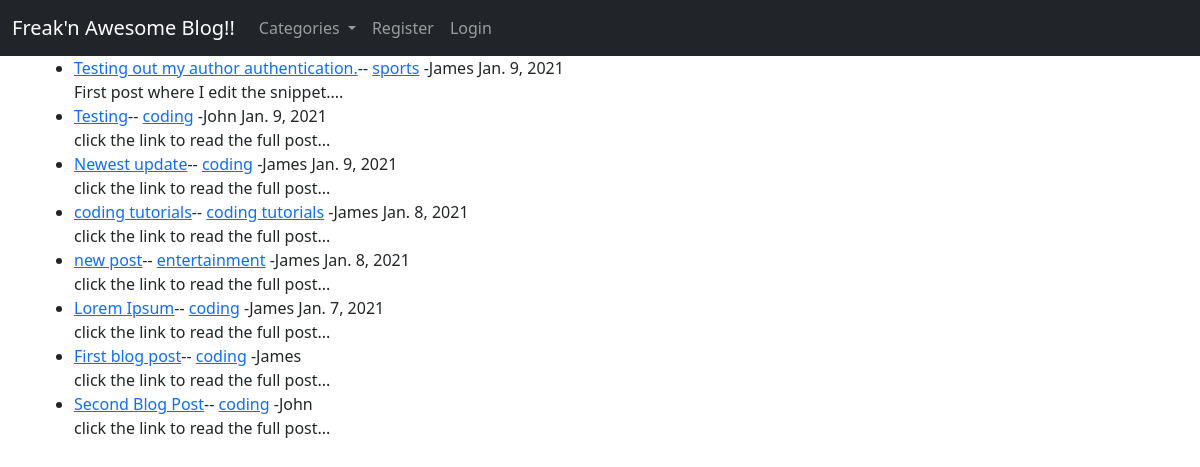
The app's page /, older data.
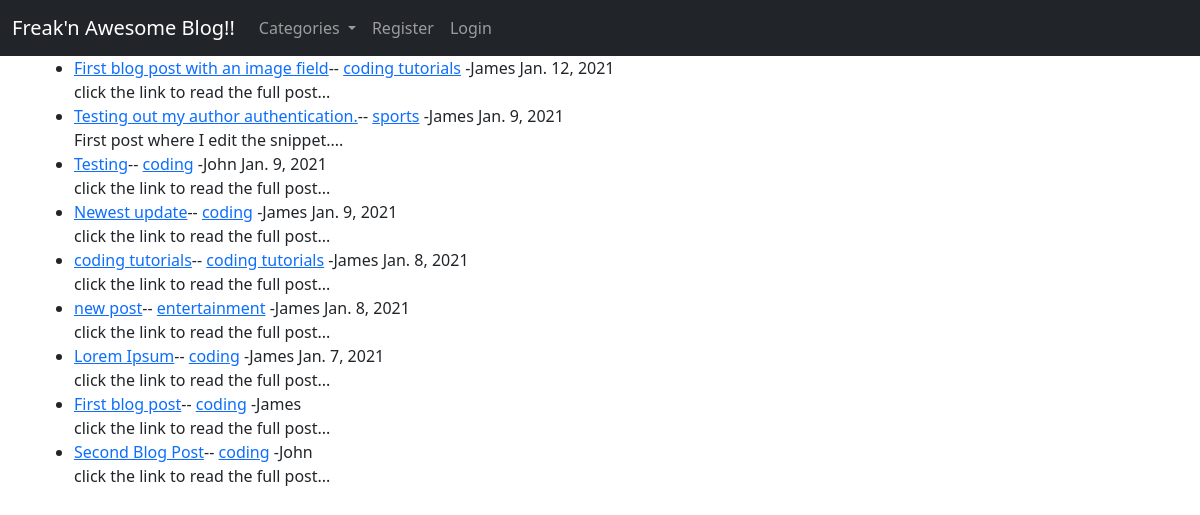
The same page, newer data.
### theblog/models.py (models this page shows, shortened)
class Post(models.Model):
    title = models.CharField(max_length=255)
    author = models.ForeignKey(User, on_delete=models.CASCADE)
    body = RichTextField()
    title_tag = models.CharField(max_length=255, null=True, blank=True)
    date_time = models.DateTimeField(auto_now_add=True, null=True, blank=True)
    category = models.CharField(max_length=255, default= '')
    likes = models.ManyToManyField(User, related_name='blogpost_like')
    snippet = models.CharField(max_length=255, default='click the link to read the full post...')
    images = models.ImageField(null= True, blank= True, upload_to='images/')

### theblog/views.py (the view)
# urls.py: path('', HomeView.as_view(), name= 'home'),
class HomeView(ListView):
    model = Post
    template_name = 'home.html'
    ordering = ['-date_time']
    def get_context_data(self, *args, **kwargs):
        cat_menu = Category.objects.all()
        context = super(HomeView, self).get_context_data(*args, **kwargs)
        context['cat_menu'] = cat_menu
        return context

### theblog/models.py (called while the page is built)
    def __str__(self):
        return(self.name)

### theblog/templates/home.html (shortened to what this page needs)
 {% extends 'base.html' %}
 {% block content %}
 <ul>
     {% for post in object_list %}
        <li><a href="{% url 'article-detail' post.pk %}">{{ post.title }}</a>--
            <a href="{% url 'category_body' post.category|slugify %}">{{post.category}}</a>
            -{{ post.author }}  {{post.date_time.date}}</li>
            {{ post.snippet|safe }}
     {% endfor %}
 </ul>
 {% endblock %}

### theblog/templates/base.html (shortened to what this page needs)
<!doctype html>
<html lang="en">
  <head>
    <link href="https://cdn.jsdelivr.net/npm/bootstrap@5.0.0-beta1/dist/css/bootstrap.min.css" rel="stylesheet">
  </head>
  <body>
    <nav class="navbar navbar-expand-lg navbar-dark bg-dark">
        <div class="container-fluid">
          <a class="navbar-brand" href="{% url 'home' %}"> Freak'n  Awesome Blog!!</a>
          <div class="collapse navbar-collapse" id="navbarSupportedContent">
            <ul class="navbar-nav me-auto mb-2 mb-lg-0">
              {% if cat_menu %}
              <li class="nav-item dropdown">
                <a class="nav-link dropdown-toggle" href="#" id="navbarDropdown" role="button" data-bs-toggle="dropdown" aria-expanded="false">
                  Categories
                </a>
              </li>
              {% else %}
              <li class="nav-item">
                <a class="nav-link" href="{% url 'category_list' %}"> Categories</a>
              </li>
              {% endif %}
              {% if user.is_authenticated %}
                <li class="nav-item">
                  <a class="nav-link" href="{% url 'add_post' %}">Add Post</a>
                </li>
                <li class="nav-item">
                  <a class="nav-link" href="{% url 'add_category' %}">Add Category</a>
                </li>
                <li class="nav-item dropdown">
                  <a class="nav-link dropdown-toggle" href="#" id="navbarDropdown" role="button" data-bs-toggle="dropdown" aria-expanded="false">
                    {{ user.first_name}}-{{ user.last_name}}
                  </a>
                  <ul class="dropdown-menu" aria-labelledby="navbarDropdown">
                    <li><a class="dropdown-item" href="{% url 'settings' user.pk %}">Settings</a></li>
                    {% if user.profile %}
                    <li><a class="dropdown-item" href="{% url 'edit_profile' user.pk %}">Edit Profile</a></li>
                    {% else %}
                    <li><a class="dropdown-item" href="{% url 'create_profile' user.pk %}">Create Profile</a></li>
                    {% endif %}
                    <li><a class="dropdown-item" href="{% url 'logout' %}">Logout</a></li>
                  </ul>
                </li>
              {% else %}
                <li class="nav-item">
                  <a class="nav-link" href="{% url 'register' %}">Register</a>
                </li>
                <li class="nav-item">
                  <a class="nav-link" href="{% url 'login' %}">Login</a>
                </li>
              {% endif %}
            </ul>
          </div>
        </div>
      </nav>
    <div class="container">
        {% block content%}
        {% endblock %}
    </div>
  </body>
</html>

Row changes from the older to the newer data that the page shows:
added Post: title "First blog post with an image field", category "coding tutorials", author "James", date_time "Jan. 12, 2021", snippet "click the link to read the full post..."
